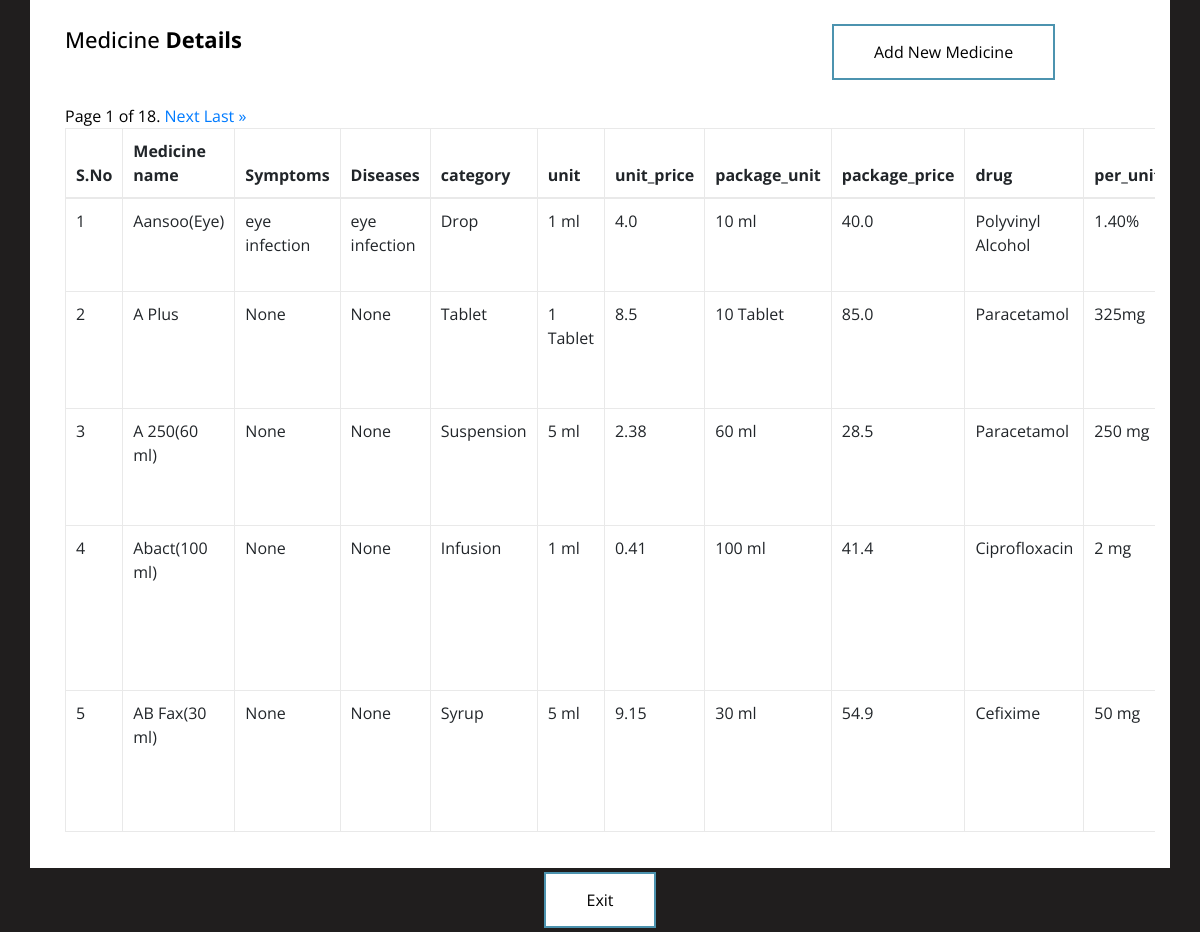
Screenshot of /Chemist_Master/Uploaded_Medi/ (signed in) with the database file from the repository.
### guide/models.py (models this page shows, shortened)
class guides(models.Model):
    mname=models.CharField(null='False',verbose_name='Medicine_Name',max_length=30)
    symptoms = models.CharField(max_length=1000, null='False')
    diseases = models.CharField(max_length=1000,null='False')
    category=models.CharField(null='False',verbose_name='Type',max_length=50)
    unit=models.CharField(max_length=10,null='False',verbose_name='Unit')
    unit_price=models.FloatField(null='False',verbose_name='Unit_price')
    package_unit=models.CharField(max_length=10,null='False',verbose_name='Package_Unit')
    package_price=models.FloatField(null='False',verbose_name='Package_price')
    drug=models.CharField(max_length=20,null='False',verbose_name='Drug_Name')
    per_unit=models.CharField(max_length=10,null='False',verbose_name='per_unit')
    indication=models.CharField(max_length=100,verbose_name='Indication')
    contraindication=models.CharField(max_length=100,verbose_name='Containdication')
    caution=models.CharField(max_length=500,null='True',verbose_name='Caution')
    side_effect=models.CharField(max_length=500,null='True',verbose_name='Side-Effect')

### Chemist_Master/views.py (the view)
# urls.py: path('Uploaded_Medi/',Uploaded_Medi,name='Uploaded_Medi'),
def Uploaded_Medi(request):
        if 'user' in request.session:
            med = guides.objects.all()
            paginator = Paginator(med, 5) # Show 10 medicines per page.
            page_number = request.GET.get('page')
            page_obj = paginator.get_page(page_number)
            return render(request,'test.html',{'med':med,'page_obj': page_obj})
        else:
            return redirect('chemist:ch_signin')

### Chemist_Master/templates/test.html (shortened to what this page needs)
<!DOCTYPE html>
<html lang="en">
<head>
<link rel="stylesheet" href="https://stackpath.bootstrapcdn.com/bootstrap/4.5.0/css/bootstrap.min.css">
<link rel="stylesheet" href="https://maxcdn.bootstrapcdn.com/font-awesome/4.7.0/css/font-awesome.min.css">
</head>
<body class="bg-body">
<div class="container-lg" style="background-color: white;">
    <div class="table-responsive">
        <div class="table-wrapper">
            <div class="table-title">
                <div class="row">
                    <div class="col-sm-8"><h2 style="color: black;">Medicine <b>Details</b></h2> </div>
                    <div class="col-sm-4">
                        <a href="{% url 'med:add' %}" class="atag" ><button type="button" class="button2">Add New Medicine</button></a>
                    </div>
                </div>
            </div>
            <table class="table table-bordered">
                <thead>
                    <tr>
        <th>S.No</th>
        <th>Medicine name</th>
        <th>Symptoms</th>
        <th>Diseases</th>
        <th>category</th>
        <th>unit</th>
        <th>unit_price</th>
        <th>package_unit</th>
        <th>package_price</th>
        <th>drug</th>
        <th>per_unit</th>
                    </tr>
                </thead>
                <tbody>
                    {% if med %}
    {% for i in page_obj %}
    <tr>
        <td>{{i.id}}</td>
        <td>{{ i.mname }}</td>
        <td>{{i.symptoms}}</td>
        <td>{{i.diseases}}</td>
        <td>{{ i.category }}</td>
        <td>{{ i.unit }}</td>
        <td> {{ i.unit_price }}</td>
        <td>{{ i.package_unit }} </td>
        <td>{{ i.package_price }}</td>
        <td> {{ i.drug }} </td>
        <td> {{ i.per_unit }} </td>
    </tr>
    {% endfor %}
    <div class="pagination">
        <span class="step-links">
            <span class="current" style="color: black;">
                Page {{ page_obj.number }} of {{ page_obj.paginator.num_pages }}.
            </span>
            {% if page_obj.has_next %}
                <a href="?page={{ page_obj.next_page_number }}">Next</a>
                <a href="?page={{ page_obj.paginator.num_pages }}">Last &raquo;</a>
            {% endif %}
        </span>
    </div>
    {% else %}
    <a href="{% url 'chemist:Uploaded_Medi' %}" onclick="return confirm('No medicine here please add if you want')">No Medicine</a>
    {% endif %}
                </tbody>
            </table>
        </div>
    </div>
</div>
   <center><a href="{% url 'chemist:ch_index'%}" onclick="return confirm('Are You Sure You Want To exit?')"><button class="button button1">Exit</button></a>
</center>
</body>
</html>

### Chemist_Master/templates/test.html (style rules this page uses)
.bg-body { background-color: rgb(32, 30, 30); }
.button { background-color: #4c93af; border: none; color: rgb(245, 239, 239); padding: 14px 40px; text-align: center; text-decoration: none; display: inline-block; font-size: 16px; margin: 4px 2px; transition-duration: 0.4s; cursor: pointer; }
.button1 { background-color: white; color: black; border: 2px solid #4c93af; }
body { color: #404E67; background: #F5F7FA; font-family: 'Open Sans', sans-serif; background-color: #F5F7FA; }
.table-wrapper { color: blanchedalmond; padding: 20px; box-shadow: 0 1px 1px rgba(0,0,0,.05); }
.table-title { padding-bottom: 10px; margin: 0 0 10px; }
.table-title h2 { margin: 6px 0 0; font-size: 22px; }
table.table tr th, table.table tr td { border-color: #e9e9e9; padding: 10px 10px; }
.button2 { background-color: #4c93af; border: none; color: rgb(245, 239, 239); padding: 14px 40px; text-align: center; text-decoration: none; display: inline-block; font-size: 16px; margin: 4px 2px; transition-duration: 0.4s; cursor: pointer; margin-left: 10%; }
.button2 { background-color: white; color: black; border: 2px solid #4c93af; }

### rows the page displays
guides: id "1", mname "Aansoo(Eye)", symptoms "eye infection", diseases "eye infection", category "Drop", unit "1 ml", unit_price "4.0", package_unit "10 ml", package_price "40.0", drug "Polyvinyl Alcohol", per_unit "1.40%"
guides: id "2", mname "A Plus", symptoms "None", diseases "None", category "Tablet", unit "1 Tablet", unit_price "8.5", package_unit "10 Tablet", package_price "85.0", drug "Paracetamol", per_unit "325mg"
guides: id "3", mname "A 250(60 ml)", symptoms "None", diseases "None", category "Suspension", unit "5 ml", unit_price "2.38", package_unit "60 ml", package_price "28.5", drug "Paracetamol", per_unit "250 mg"
guides: id "4", mname "Abact(100 ml)", symptoms "None", diseases "None", category "Infusion", unit "1 ml", unit_price "0.41", package_unit "100 ml", package_price "41.4", drug "Ciprofloxacin", per_unit "2 mg"
guides: id "5", mname "AB Fax(30 ml)", symptoms "None", diseases "None", category "Syrup", unit "5 ml", unit_price "9.15", package_unit "30 ml", package_price "54.9", drug "Cefixime", per_unit "50 mg"

### other values shown
{{ page_obj.number }} "1"
{{ page_obj.paginator.num_pages }} "18"
